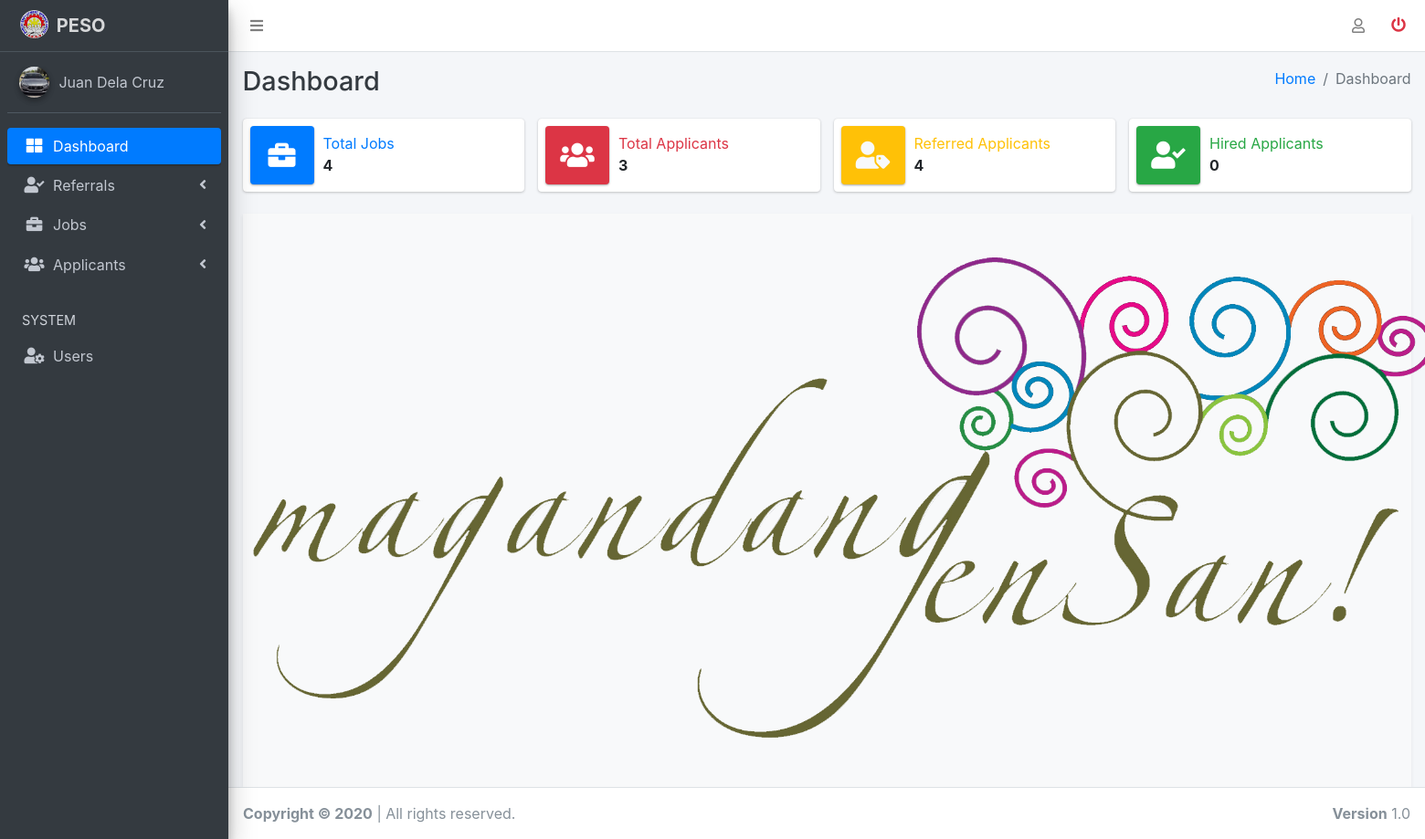
The page /pages/dashboard.php (signed in) on the database its author committed.
### tables this page shows
CREATE TABLE `user_profile` (
  `username` varchar(20) DEFAULT NULL,
  `name` varchar(50) DEFAULT NULL,
  `profile_img` varchar(100) DEFAULT NULL,
  `education` varchar(50) DEFAULT NULL,
  `location` varchar(100) DEFAULT NULL,
  `email` varchar(50) DEFAULT NULL,
  `contact_no` int(11) DEFAULT NULL,
  `notes` varchar(50) DEFAULT NULL
);

### model/check_auth.php (called while the page is built, shortened)
<?php
$usn = $_SESSION['username'];
$pr = "SELECT name,profile_img FROM user_profile WHERE username='$usn' LIMIT 1";
$re = $conn->query($pr);
$row = $re->fetch_assoc();
$n = $row['name'];
$im = $row['profile_img'];

### templates/sidenavbar.php (the view, shortened to what this page needs)
<aside class="main-sidebar sidebar-dark-primary elevation-4">
    <a href="#" class="brand-link">
        <img src="../assets/images/peso.png" alt="AdminLTE Logo" class="brand-image" style="opacity: .8">
        <span class="brand-text font-weight-bold">PESO</span>
    </a>
    <div class="sidebar">
        <div class="user-panel mt-3 pb-3 mb-3 d-flex">
            <?php if(!empty($im)):?>
            <div class="image">
                <img src="../uploads/avatar/<?php echo $im ?>" class="img-circle elevation-2" alt="User Image">
            </div>
            <div class="info">
                <?php if(strpos($_SERVER['REQUEST_URI'],'users')>0):?>
                    <a href="profile.php?username=<?php echo $_SESSION['username'];?>" class="d-block"><?php echo $n;?></a>
                <?php else: ?>
                    <a href="../users/profile.php?username=<?php echo $_SESSION['username'];?>" class="d-block"><?php echo $n;?></a>
                <?php endif ?>
            </div>
            <?php endif?>
        </div>
        <nav class="mt-2">
            <ul class="nav nav-pills nav-sidebar flex-column" data-widget="treeview" role="menu" data-accordion="false">
                <?php if(strpos($_SERVER['REQUEST_URI'],'pages')>0):?>
                <li class="nav-item has-treeview menu-open">
                    <a href="dashboard.php" class="nav-link active">
                        <i class="nav-icon fas fa-th-large"></i>
                        <p>Dashboard</p>
                    </a>
                </li>
                <?php endif ?>
                <?php if(strpos($_SERVER['REQUEST_URI'],'referrals')>0):?>
                <li class="nav-item has-treeview">
                    <a href="#" class="nav-link active">
                        <i class="nav-icon fas fa-user-check"></i>
                        <p>
                            Referrals
                            <i class="fas fa-angle-left right"></i>
                        </p>
                    </a>
                    <ul class="nav nav-treeview" style="display: block;">
                        <small>
                        <li class="nav-item">
                            <a href="referrals.php" class="nav-link">
                                <i class="far fa-circle nav-icon"></i>
                                <p>View Referrals</p>
                            </a>
                        </li>
                    </small>
                    </ul>
                </li>
                <?php else: ?>
                <li class="nav-item has-treeview">
                    <a href="#" class="nav-link">
                        <i class="nav-icon fas fa-user-check"></i>
                        <p>
                            Referrals
                            <i class="fas fa-angle-left right"></i>
                        </p>
                    </a>
                </li>
                <?php endif ?>
                <?php if(strpos($_SERVER['REQUEST_URI'],'jobs')>0):?>
                <li class="nav-item has-treeview">
                    <a href="#" class="nav-link active">
                        <i class="nav-icon fas fa-briefcase"></i>
                        <p>
                            Jobs
                            <i class="fas fa-angle-left right"></i>
                        </p>
                    </a>
                    <ul class="nav nav-treeview" style="display: block;">
                        <small>
                        <li class="nav-item">
                            <a href="jobs.php" class="nav-link">
                                <i class="far fa-circle nav-icon"></i>
                                <p>View Jobs</p>
                            </a>
                        </li>
                        <li class="nav-item">
                            <a href="add_jobs.php" class="nav-link">
                                <i class="far fa-circle nav-icon"></i>
                                <p>Add/Edit Jobs</p>
                            </a>
                        </li>
                    </small>
                    </ul>
                </li>
                <?php else: ?>
                <li class="nav-item has-treeview">
                    <a href="#" class="nav-link">
                        <i class="nav-icon fas fa-briefcase"></i>
                        <p>
                            Jobs
                            <i class="fas fa-angle-left right"></i>
                        </p>
                    </a>
                </li>
                <?php endif ?>
                <?php if(strpos($_SERVER['REQUEST_URI'],'applicants')>0):?>
                <li class="nav-item has-treeview">
                    <a href="#" class="nav-link active">
                        <i class="nav-icon fas fa-users"></i>
                        <p>
                            Applicants
                            <i class="fas fa-angle-left right"></i>
                        </p>
                    </a>
                    <ul class="nav nav-treeview" style="display: block;">
                        <small>
                        <li class="nav-item">
                            <a href="applicants.php" class="nav-link">
                                <i class="far fa-circle nav-icon"></i>
                                <p>View Applicants</p>
                            </a>
                        </li>
                        <li class="nav-item">
                            <a href="add_applicants.php" class="nav-link">
                                <i class="far fa-circle nav-icon"></i>
                                <p>Add/Edit Applicants</p>
                            </a>
                        </li>
                    </small>
                    </ul>
                </li>
                <?php else: ?>
                <li class="nav-item has-treeview">
                    <a href="#" class="nav-link">
                        <i class="nav-icon fas fa-users"></i>
                        <p>
                            Applicants
                            <i class="fas fa-angle-left right"></i>
                        </p>
                    </a>
                </li>
                <?php endif ?>
                <li class="nav-header">SYSTEM</li>
                <?php if(strpos($_SERVER['REQUEST_URI'],'users')>0):?>
                <li class="nav-item">
                    <a href="users.php" class="nav-link active">
                        <i class="nav-icon fas fa-user-cog"></i>
                        <p>
                        Users
                        </p>
                    </a>
                </li>
                <?php else: ?>
                <li class="nav-item">
                    <a href="../users/users.php" class="nav-link">
                        <i class="nav-icon fas fa-user-cog"></i>
                        <p>
                        Users
                        </p>
                    </a>
                </li>
                <?php endif ?>
            </ul>
        </nav>
    </div>
</aside>

### rows shown on the page
user_profile: profile_img (picture), name "Juan Dela Cruz"

### other values the page prints
mysqli_num_rows($result) "4"
mysqli_num_rows($result) "3"
mysqli_num_rows($result) "0"
